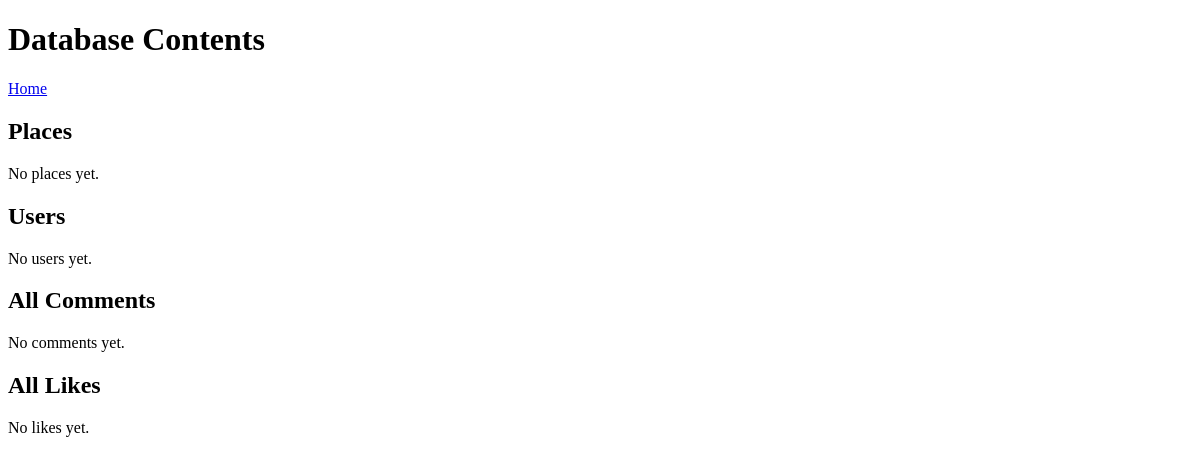
Page /data on the earlier database version.
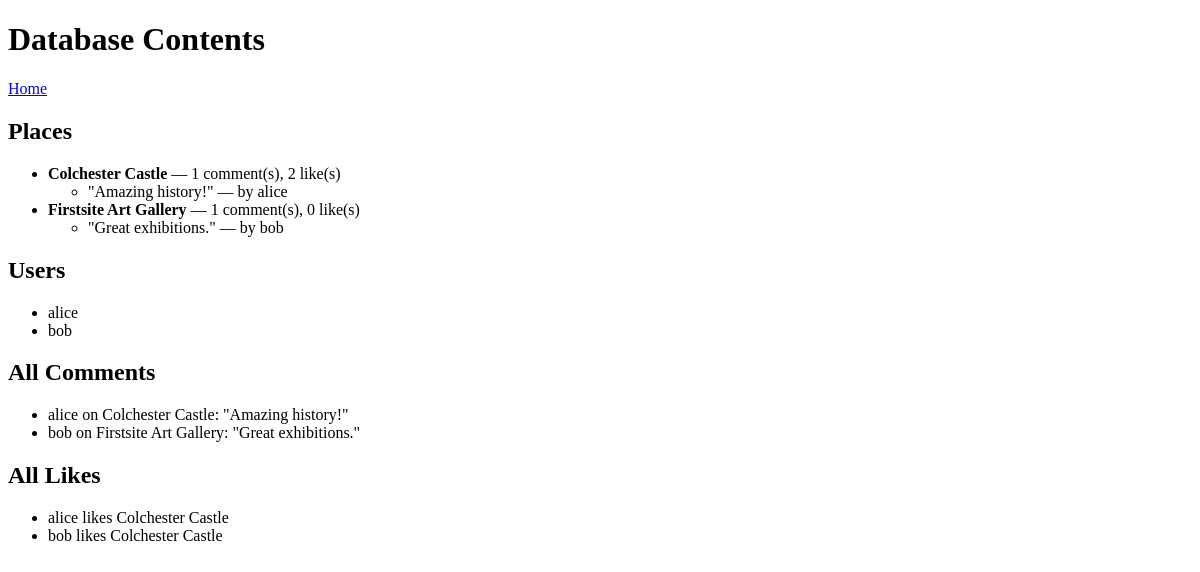
Same page on the later database version.
### app.py (models this page shows)
class Place(db.Model):
    id = db.Column(db.Integer, primary_key=True)
    name = db.Column(db.String(120), nullable=False)
    comments = db.relationship('Comment', backref='place', lazy=True)
    likes = db.relationship('Like', backref='place', lazy=True)

class Comment(db.Model):
    id = db.Column(db.Integer, primary_key=True)
    text = db.Column(db.String(500), nullable=False)
    user_id = db.Column(db.Integer, db.ForeignKey('user.id'), nullable=False)
    place_id = db.Column(db.Integer, db.ForeignKey('place.id'), nullable=False)

class User(db.Model):
    id = db.Column(db.Integer, primary_key=True)
    username = db.Column(db.String(120), nullable=False)
    comments = db.relationship('Comment', backref='user', lazy=True)
    likes = db.relationship('Like', backref='user', lazy=True)

class Like(db.Model):
    id = db.Column(db.Integer, primary_key=True)
    user_id = db.Column(db.Integer, db.ForeignKey('user.id'), nullable=False)
    place_id = db.Column(db.Integer, db.ForeignKey('place.id'), nullable=False)

### app.py (the view)
@app.route('/data')
def data():
    users = User.query.all()
    places = Place.query.all()
    comments = Comment.query.all()
    likes = Like.query.all()
    return render_template('data.html',
                           users=users,
                           places=places,
                           comments=comments,
                           likes=likes)

### templates/data.html
<!doctype html>
<html>
  <head><meta charset="utf-8"><title>Database Contents</title></head>
  <body>
    <h1>Database Contents</h1>
    <p><a href="{{ url_for('index') }}">Home</a></p>
    <h2>Places</h2>
    {% if places %}
      <ul>
        {% for p in places %}
          <li>
            <strong>{{ p.name }}</strong>
            — {{ p.comments|length }} comment(s),
            {{ p.likes|length }} like(s)
            {% if p.comments %}
              <ul>
                {% for c in p.comments %}
                  <li>
                    "{{ c.text }}"
                    {% if c.user %}— by {{ c.user.username }}{% endif %}
                  </li>
                {% endfor %}
              </ul>
            {% endif %}
          </li>
        {% endfor %}
      </ul>
    {% else %}
      <p>No places yet.</p>
    {% endif %}
    <h2>Users</h2>
    {% if users %}
      <ul>
        {% for u in users %}
          <li>{{ u.username }}</li>
        {% endfor %}
      </ul>
    {% else %}
      <p>No users yet.</p>
    {% endif %}
    <h2>All Comments</h2>
    {% if comments %}
      <ul>
        {% for c in comments %}
          <li>
            {{ c.user.username if c.user else 'Unknown user' }} on
            {{ c.place.name if c.place else 'Unknown place' }}:
            "{{ c.text }}"
          </li>
        {% endfor %}
      </ul>
    {% else %}
      <p>No comments yet.</p>
    {% endif %}
    <h2>All Likes</h2>
    {% if likes %}
      <ul>
        {% for l in likes %}
          <li>
            {{ l.user.username if l.user else 'Unknown user' }} likes
            {{ l.place.name if l.place else 'Unknown place' }}
          </li>
        {% endfor %}
      </ul>
    {% else %}
      <p>No likes yet.</p>
    {% endif %}
  </body>
</html>

Differences in the rows shown:
added Place: name "Colchester Castle", comments|length "1", likes|length "2"
added Comment: text "Amazing history!", user.username "alice", user "alice", place "Colchester Castle"
added Place: name "Firstsite Art Gallery", comments|length "1", likes|length "0"
added Comment: text "Great exhibitions.", user.username "bob", user "bob", place "Firstsite Art Gallery"
added User: username "alice"
added User: username "bob"
added Like: user "alice", place "Colchester Castle"
added Like: user "bob", place "Colchester Castle"
Other differences:
text no longer shown: "No places yet. No users yet. No comments yet. No likes yet."
